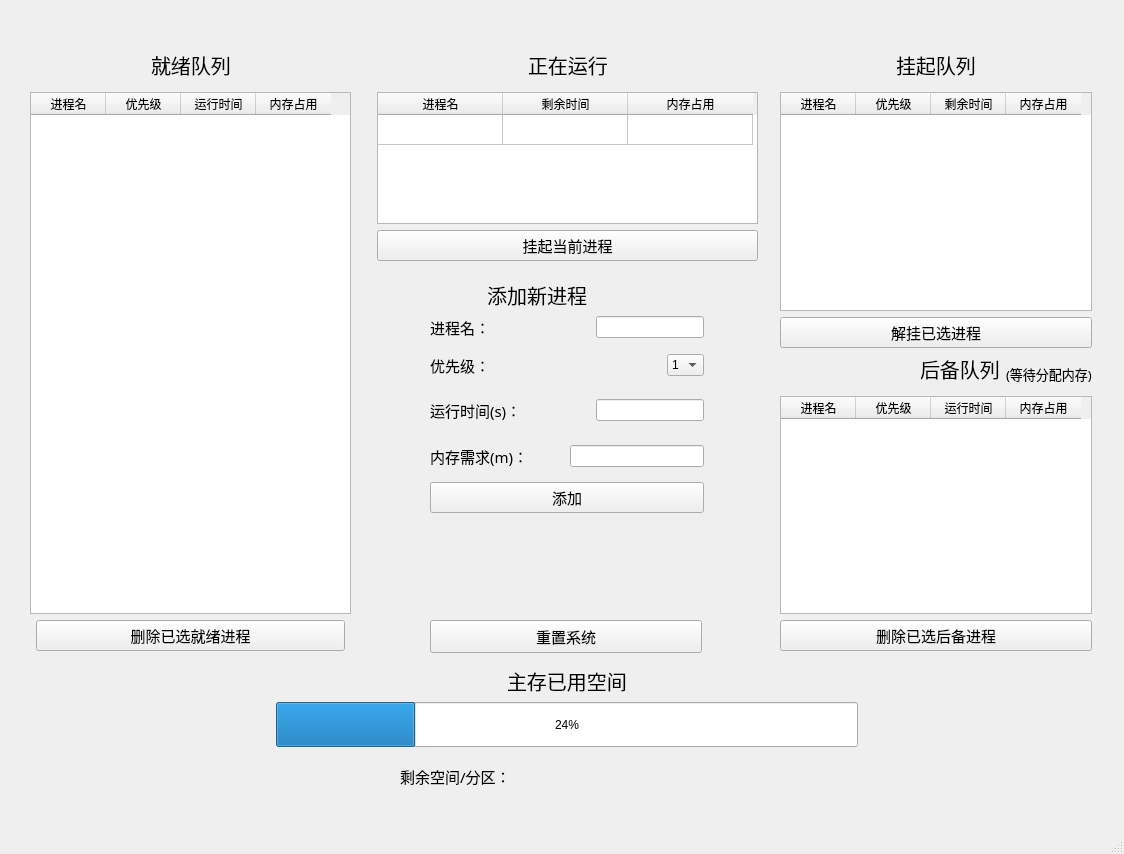
<?xml version="1.0" encoding="UTF-8"?>
<ui version="4.0">
 <class>MainWindow</class>
 <widget class="QMainWindow" name="MainWindow">
  <property name="geometry">
   <rect>
    <x>0</x>
    <y>0</y>
    <width>1124</width>
    <height>854</height>
   </rect>
  </property>
  <property name="sizePolicy">
   <sizepolicy hsizetype="Expanding" vsizetype="Preferred">
    <horstretch>0</horstretch>
    <verstretch>0</verstretch>
   </sizepolicy>
  </property>
  <property name="windowTitle">
   <string>MainWindow</string>
  </property>
  <widget class="QWidget" name="centralwidget">
   <widget class="QWidget" name="layoutWidget">
    <property name="geometry">
     <rect>
      <x>276</x>
      <y>666</y>
      <width>582</width>
      <height>81</height>
     </rect>
    </property>
    <layout class="QGridLayout" name="gridLayout_3">
     <item row="0" column="0">
      <spacer name="horizontalSpacer_5">
       <property name="orientation">
        <enum>Qt::Horizontal</enum>
       </property>
       <property name="sizeHint" stdset="0">
        <size>
         <width>208</width>
         <height>20</height>
        </size>
       </property>
      </spacer>
     </item>
     <item row="0" column="1">
      <widget class="QLabel" name="MemoryLabel">
       <property name="sizePolicy">
        <sizepolicy hsizetype="Preferred" vsizetype="Fixed">
         <horstretch>0</horstretch>
         <verstretch>0</verstretch>
        </sizepolicy>
       </property>
       <property name="font">
        <font>
         <family>微软雅黑</family>
         <pointsize>15</pointsize>
        </font>
       </property>
       <property name="autoFillBackground">
        <bool>false</bool>
       </property>
       <property name="text">
        <string>主存已用空间</string>
       </property>
      </widget>
     </item>
     <item row="0" column="2">
      <spacer name="horizontalSpacer_6">
       <property name="orientation">
        <enum>Qt::Horizontal</enum>
       </property>
       <property name="sizeHint" stdset="0">
        <size>
         <width>208</width>
         <height>20</height>
        </size>
       </property>
      </spacer>
     </item>
     <item row="1" column="0" colspan="3">
      <widget class="QProgressBar" name="MemoryBar">
       <property name="sizePolicy">
        <sizepolicy hsizetype="Expanding" vsizetype="Expanding">
         <horstretch>0</horstretch>
         <verstretch>0</verstretch>
        </sizepolicy>
       </property>
       <property name="value">
        <number>24</number>
       </property>
      </widget>
     </item>
    </layout>
   </widget>
   <widget class="QWidget" name="layoutWidget">
    <property name="geometry">
     <rect>
      <x>430</x>
      <y>280</y>
      <width>274</width>
      <height>233</height>
     </rect>
    </property>
    <layout class="QVBoxLayout" name="verticalLayout">
     <item>
      <widget class="QLabel" name="AddProcessLabel">
       <property name="font">
        <font>
         <family>微软雅黑</family>
         <pointsize>15</pointsize>
        </font>
       </property>
       <property name="text">
        <string>           添加新进程</string>
       </property>
      </widget>
     </item>
     <item>
      <layout class="QHBoxLayout" name="horizontalLayout">
       <item>
        <widget class="QLabel" name="label_2">
         <property name="font">
          <font>
           <family>微软雅黑</family>
           <pointsize>11</pointsize>
          </font>
         </property>
         <property name="text">
          <string>进程名：</string>
         </property>
        </widget>
       </item>
       <item>
        <spacer name="horizontalSpacer_10">
         <property name="orientation">
          <enum>Qt::Horizontal</enum>
         </property>
         <property name="sizeHint" stdset="0">
          <size>
           <width>62</width>
           <height>20</height>
          </size>
         </property>
        </spacer>
       </item>
       <item>
        <widget class="QLineEdit" name="NewProcessName"/>
       </item>
      </layout>
     </item>
     <item>
      <layout class="QHBoxLayout" name="horizontalLayout_2">
       <item>
        <widget class="QLabel" name="label_3">
         <property name="sizePolicy">
          <sizepolicy hsizetype="Expanding" vsizetype="Expanding">
           <horstretch>0</horstretch>
           <verstretch>0</verstretch>
          </sizepolicy>
         </property>
         <property name="font">
          <font>
           <family>微软雅黑</family>
           <pointsize>11</pointsize>
          </font>
         </property>
         <property name="text">
          <string>优先级：</string>
         </property>
        </widget>
       </item>
       <item>
        <widget class="QComboBox" name="NewProcessPriority">
         <item>
          <property name="text">
           <string>1</string>
          </property>
         </item>
         <item>
          <property name="text">
           <string>2</string>
          </property>
         </item>
         <item>
          <property name="text">
           <string>3</string>
          </property>
         </item>
         <item>
          <property name="text">
           <string>4</string>
          </property>
         </item>
         <item>
          <property name="text">
           <string>5</string>
          </property>
         </item>
        </widget>
       </item>
      </layout>
     </item>
     <item>
      <layout class="QHBoxLayout" name="horizontalLayout_3">
       <item>
        <widget class="QLabel" name="label_5">
         <property name="sizePolicy">
          <sizepolicy hsizetype="Expanding" vsizetype="Expanding">
           <horstretch>0</horstretch>
           <verstretch>0</verstretch>
          </sizepolicy>
         </property>
         <property name="font">
          <font>
           <family>微软雅黑</family>
           <pointsize>11</pointsize>
          </font>
         </property>
         <property name="text">
          <string>运行时间(s)：</string>
         </property>
        </widget>
       </item>
       <item>
        <spacer name="horizontalSpacer_11">
         <property name="orientation">
          <enum>Qt::Horizontal</enum>
         </property>
         <property name="sizeHint" stdset="0">
          <size>
           <width>13</width>
           <height>20</height>
          </size>
         </property>
        </spacer>
       </item>
       <item>
        <widget class="QLineEdit" name="NewProcessTime"/>
       </item>
      </layout>
     </item>
     <item>
      <layout class="QHBoxLayout" name="horizontalLayout_4">
       <item>
        <widget class="QLabel" name="label_6">
         <property name="sizePolicy">
          <sizepolicy hsizetype="Expanding" vsizetype="Expanding">
           <horstretch>0</horstretch>
           <verstretch>0</verstretch>
          </sizepolicy>
         </property>
         <property name="font">
          <font>
           <family>微软雅黑</family>
           <pointsize>11</pointsize>
          </font>
         </property>
         <property name="text">
          <string>内存需求(m)：</string>
         </property>
        </widget>
       </item>
       <item>
        <widget class="QLineEdit" name="NewProcessMemory"/>
       </item>
      </layout>
     </item>
     <item>
      <widget class="QPushButton" name="AddButton">
       <property name="font">
        <font>
         <family>微软雅黑</family>
         <pointsize>11</pointsize>
        </font>
       </property>
       <property name="text">
        <string>添加</string>
       </property>
      </widget>
     </item>
    </layout>
   </widget>
   <widget class="QLabel" name="label_7">
    <property name="geometry">
     <rect>
      <x>400</x>
      <y>760</y>
      <width>131</width>
      <height>33</height>
     </rect>
    </property>
    <property name="sizePolicy">
     <sizepolicy hsizetype="Expanding" vsizetype="Expanding">
      <horstretch>0</horstretch>
      <verstretch>0</verstretch>
     </sizepolicy>
    </property>
    <property name="font">
     <font>
      <family>微软雅黑</family>
      <pointsize>11</pointsize>
     </font>
    </property>
    <property name="text">
     <string>剩余空间/分区：</string>
    </property>
   </widget>
   <widget class="QWidget" name="layoutWidget">
    <property name="geometry">
     <rect>
      <x>30</x>
      <y>50</y>
      <width>321</width>
      <height>601</height>
     </rect>
    </property>
    <layout class="QGridLayout" name="gridLayout_7">
     <item row="0" column="0" colspan="3">
      <layout class="QGridLayout" name="gridLayout">
       <item row="0" column="3" rowspan="2">
        <spacer name="horizontalSpacer_2">
         <property name="orientation">
          <enum>Qt::Horizontal</enum>
         </property>
         <property name="sizeHint" stdset="0">
          <size>
           <width>68</width>
           <height>20</height>
          </size>
         </property>
        </spacer>
       </item>
       <item row="0" column="0" rowspan="2">
        <spacer name="horizontalSpacer">
         <property name="orientation">
          <enum>Qt::Horizontal</enum>
         </property>
         <property name="sizeHint" stdset="0">
          <size>
           <width>78</width>
           <height>20</height>
          </size>
         </property>
        </spacer>
       </item>
       <item row="0" column="1" colspan="2">
        <widget class="QLabel" name="ReadyQueueLabel">
         <property name="font">
          <font>
           <family>微软雅黑</family>
           <pointsize>15</pointsize>
          </font>
         </property>
         <property name="text">
          <string>就绪队列</string>
         </property>
        </widget>
       </item>
       <item row="2" column="0" colspan="4">
        <widget class="QTableWidget" name="ReadyQueue">
         <property name="editTriggers">
          <set>QAbstractItemView::NoEditTriggers</set>
         </property>
         <property name="selectionBehavior">
          <enum>QAbstractItemView::SelectRows</enum>
         </property>
         <property name="rowCount">
          <number>0</number>
         </property>
         <property name="columnCount">
          <number>4</number>
         </property>
         <attribute name="horizontalHeaderVisible">
          <bool>true</bool>
         </attribute>
         <attribute name="horizontalHeaderDefaultSectionSize">
          <number>75</number>
         </attribute>
         <attribute name="verticalHeaderCascadingSectionResizes">
          <bool>false</bool>
         </attribute>
         <column>
          <property name="text">
           <string>进程名</string>
          </property>
         </column>
         <column>
          <property name="text">
           <string>优先级</string>
          </property>
         </column>
         <column>
          <property name="text">
           <string>运行时间</string>
          </property>
         </column>
         <column>
          <property name="text">
           <string>内存占用</string>
          </property>
         </column>
        </widget>
       </item>
      </layout>
     </item>
     <item row="1" column="1">
      <widget class="QPushButton" name="DeleteReadyProgressButton">
       <property name="sizePolicy">
        <sizepolicy hsizetype="Expanding" vsizetype="Fixed">
         <horstretch>0</horstretch>
         <verstretch>0</verstretch>
        </sizepolicy>
       </property>
       <property name="font">
        <font>
         <family>微软雅黑</family>
         <pointsize>11</pointsize>
        </font>
       </property>
       <property name="text">
        <string>删除已选就绪进程</string>
       </property>
      </widget>
     </item>
    </layout>
   </widget>
   <widget class="QWidget" name="layoutWidget">
    <property name="geometry">
     <rect>
      <x>377</x>
      <y>50</y>
      <width>381</width>
      <height>211</height>
     </rect>
    </property>
    <layout class="QVBoxLayout" name="verticalLayout_2">
     <item>
      <layout class="QGridLayout" name="gridLayout_2">
       <item row="0" column="1">
        <widget class="QLabel" name="RuningQueueLabel">
         <property name="font">
          <font>
           <family>微软雅黑</family>
           <pointsize>15</pointsize>
          </font>
         </property>
         <property name="text">
          <string>正在运行</string>
         </property>
        </widget>
       </item>
       <item row="0" column="2" rowspan="2">
        <spacer name="horizontalSpacer_4">
         <property name="orientation">
          <enum>Qt::Horizontal</enum>
         </property>
         <property name="sizeHint" stdset="0">
          <size>
           <width>68</width>
           <height>20</height>
          </size>
         </property>
        </spacer>
       </item>
       <item row="2" column="0" colspan="3">
        <widget class="QTableWidget" name="RuningQueue">
         <property name="editTriggers">
          <set>QAbstractItemView::NoEditTriggers</set>
         </property>
         <property name="selectionBehavior">
          <enum>QAbstractItemView::SelectRows</enum>
         </property>
         <property name="rowCount">
          <number>1</number>
         </property>
         <property name="columnCount">
          <number>3</number>
         </property>
         <attribute name="horizontalHeaderVisible">
          <bool>true</bool>
         </attribute>
         <attribute name="horizontalHeaderDefaultSectionSize">
          <number>125</number>
         </attribute>
         <attribute name="verticalHeaderVisible">
          <bool>false</bool>
         </attribute>
         <row/>
         <column>
          <property name="text">
           <string>进程名</string>
          </property>
         </column>
         <column>
          <property name="text">
           <string>剩余时间</string>
          </property>
         </column>
         <column>
          <property name="text">
           <string>内存占用</string>
          </property>
         </column>
        </widget>
       </item>
       <item row="0" column="0">
        <spacer name="horizontalSpacer_3">
         <property name="orientation">
          <enum>Qt::Horizontal</enum>
         </property>
         <property name="sizeHint" stdset="0">
          <size>
           <width>68</width>
           <height>20</height>
          </size>
         </property>
        </spacer>
       </item>
      </layout>
     </item>
     <item>
      <widget class="QPushButton" name="HangButton">
       <property name="font">
        <font>
         <family>微软雅黑</family>
         <pointsize>11</pointsize>
        </font>
       </property>
       <property name="text">
        <string>挂起当前进程</string>
       </property>
      </widget>
     </item>
    </layout>
   </widget>
   <widget class="QWidget" name="layoutWidget">
    <property name="geometry">
     <rect>
      <x>780</x>
      <y>50</y>
      <width>312</width>
      <height>601</height>
     </rect>
    </property>
    <layout class="QGridLayout" name="gridLayout_8">
     <item row="0" column="0">
      <layout class="QGridLayout" name="gridLayout_6">
       <item row="0" column="0">
        <layout class="QGridLayout" name="gridLayout_4">
         <item row="2" column="0" colspan="3">
          <widget class="QTableWidget" name="HangingQueue">
           <property name="editTriggers">
            <set>QAbstractItemView::NoEditTriggers</set>
           </property>
           <property name="selectionBehavior">
            <enum>QAbstractItemView::SelectRows</enum>
           </property>
           <property name="rowCount">
            <number>0</number>
           </property>
           <property name="columnCount">
            <number>4</number>
           </property>
           <attribute name="horizontalHeaderDefaultSectionSize">
            <number>75</number>
           </attribute>
           <column>
            <property name="text">
             <string>进程名</string>
            </property>
           </column>
           <column>
            <property name="text">
             <string>优先级</string>
            </property>
           </column>
           <column>
            <property name="text">
             <string>剩余时间</string>
            </property>
           </column>
           <column>
            <property name="text">
             <string>内存占用</string>
            </property>
           </column>
          </widget>
         </item>
         <item row="0" column="1">
          <widget class="QLabel" name="HangingQueueLabel">
           <property name="font">
            <font>
             <family>微软雅黑</family>
             <pointsize>15</pointsize>
            </font>
           </property>
           <property name="text">
            <string>挂起队列</string>
           </property>
          </widget>
         </item>
         <item row="0" column="2" rowspan="2">
          <spacer name="horizontalSpacer_8">
           <property name="orientation">
            <enum>Qt::Horizontal</enum>
           </property>
           <property name="sizeHint" stdset="0">
            <size>
             <width>78</width>
             <height>20</height>
            </size>
           </property>
          </spacer>
         </item>
         <item row="0" column="0" rowspan="2">
          <spacer name="horizontalSpacer_7">
           <property name="orientation">
            <enum>Qt::Horizontal</enum>
           </property>
           <property name="sizeHint" stdset="0">
            <size>
             <width>78</width>
             <height>20</height>
            </size>
           </property>
          </spacer>
         </item>
        </layout>
       </item>
       <item row="2" column="0">
        <layout class="QGridLayout" name="gridLayout_5">
         <item row="0" column="1" rowspan="2" colspan="2">
          <widget class="QLabel" name="WaitingQueueLabel">
           <property name="font">
            <font>
             <family>微软雅黑</family>
             <pointsize>15</pointsize>
            </font>
           </property>
           <property name="text">
            <string>后备队列</string>
           </property>
          </widget>
         </item>
         <item row="1" column="3">
          <widget class="QLabel" name="label_4">
           <property name="font">
            <font>
             <family>微软雅黑</family>
             <pointsize>10</pointsize>
            </font>
           </property>
           <property name="text">
            <string>(等待分配内存)</string>
           </property>
          </widget>
         </item>
         <item row="3" column="0" colspan="4">
          <widget class="QTableWidget" name="WaitingQueue">
           <property name="editTriggers">
            <set>QAbstractItemView::NoEditTriggers</set>
           </property>
           <property name="selectionBehavior">
            <enum>QAbstractItemView::SelectRows</enum>
           </property>
           <attribute name="horizontalHeaderDefaultSectionSize">
            <number>75</number>
           </attribute>
           <column>
            <property name="text">
             <string>进程名</string>
            </property>
           </column>
           <column>
            <property name="text">
             <string>优先级</string>
            </property>
           </column>
           <column>
            <property name="text">
             <string>运行时间</string>
            </property>
           </column>
           <column>
            <property name="text">
             <string>内存占用</string>
            </property>
           </column>
          </widget>
         </item>
         <item row="1" column="0" rowspan="2">
          <spacer name="horizontalSpacer_9">
           <property name="orientation">
            <enum>Qt::Horizontal</enum>
           </property>
           <property name="sizeHint" stdset="0">
            <size>
             <width>78</width>
             <height>20</height>
            </size>
           </property>
          </spacer>
         </item>
        </layout>
       </item>
       <item row="1" column="0">
        <widget class="QPushButton" name="UnhangButton">
         <property name="font">
          <font>
           <family>微软雅黑</family>
           <pointsize>11</pointsize>
          </font>
         </property>
         <property name="text">
          <string>解挂已选进程</string>
         </property>
        </widget>
       </item>
      </layout>
     </item>
     <item row="1" column="0">
      <widget class="QPushButton" name="DeleteWaitingProgressButton_2">
       <property name="sizePolicy">
        <sizepolicy hsizetype="Expanding" vsizetype="Fixed">
         <horstretch>0</horstretch>
         <verstretch>0</verstretch>
        </sizepolicy>
       </property>
       <property name="font">
        <font>
         <family>微软雅黑</family>
         <pointsize>11</pointsize>
        </font>
       </property>
       <property name="text">
        <string>删除已选后备进程</string>
       </property>
      </widget>
     </item>
    </layout>
   </widget>
   <widget class="QPushButton" name="ResetButton">
    <property name="geometry">
     <rect>
      <x>430</x>
      <y>620</y>
      <width>272</width>
      <height>33</height>
     </rect>
    </property>
    <property name="font">
     <font>
      <family>微软雅黑</family>
      <pointsize>11</pointsize>
     </font>
    </property>
    <property name="text">
     <string>重置系统</string>
    </property>
   </widget>
  </widget>
  <widget class="QMenuBar" name="menubar">
   <property name="geometry">
    <rect>
     <x>0</x>
     <y>0</y>
     <width>1124</width>
     <height>26</height>
    </rect>
   </property>
  </widget>
  <widget class="QStatusBar" name="statusbar"/>
 </widget>
 <resources/>
 <connections/>
</ui>
